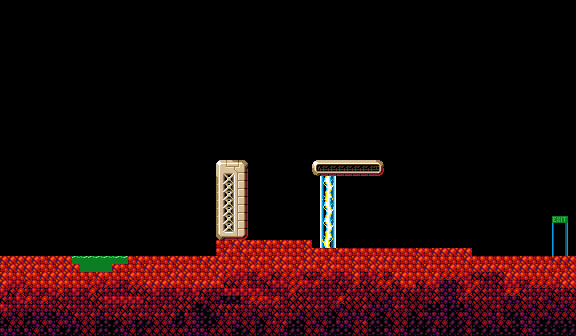

Below is a game level as drawn by its tile map, then a one-line description and the .tmx that defines it (tile-layer data replaced by summaries):
An orthogonal 72x42 tile map with 8x8 px tiles, 3 tile layers (Background (Bake), Background (Bake), Foreground) and 18 objects (10x Collision, 2x Damage, 2x EnemySpawner, Death, PlayerSpawn, ...).

<map version="1.5" tiledversion="1.7.2" orientation="orthogonal" renderorder="right-down" width="72" height="42" tilewidth="8" tileheight="8" infinite="0" nextlayerid="5" nextobjectid="22">
 <editorsettings>
  <export target="../../assets/levels/IntroLevel.xml" format="tmx" />
 </editorsettings>
 <properties>
  <property name="Background" value="IntroLevelBg" />
  <property name="Foreground" value="IntroLevelFg" />
  <property name="Name" value="Intro" />
  <property name="Parallax" value="IntroLevelParallax" />
 </properties>
 <tileset firstgid="1" source="TileSet.tsx" />
 <layer id="1" name="Background (Bake)" width="72" height="42">
  <data>[3024 cells, 821 non-empty, 40 distinct tile ids]</data>
 </layer>
 <layer id="4" name="Background (Bake)" width="72" height="42">
  <data>[3024 cells, 2 non-empty, 2 distinct tile ids]</data>
 </layer>
 <layer id="3" name="Foreground" width="72" height="42">
  <data>[3024 cells, 29 non-empty, 11 distinct tile ids]</data>
 </layer>
 <objectgroup id="2" name="Object Layer 1">
  <object id="1" name="Collision" x="0" y="256" width="72" height="80" />
  <object id="3" name="Collision" x="72" y="264" width="8" height="72" />
  <object id="4" name="Collision" x="128" y="256" width="88" height="80" />
  <object id="5" name="Collision" x="216" y="160" width="32" height="176" />
  <object id="6" name="Collision" x="312" y="248" width="160" height="88" />
  <object id="7" name="Collision" x="472" y="256" width="104" height="80" />
  <object id="8" name="Collision" x="112" y="264" width="16" height="72" />
  <object id="9" name="Collision" x="80" y="272" width="32" height="64" />
  <object id="10" name="Damage" x="72" y="256" width="56" height="8" />
  <object id="11" name="Damage" x="80" y="264" width="32" height="8" />
  <object id="12" name="Collision" x="312" y="160" width="72" height="16" />
  <object id="13" name="Collision" x="248" y="240" width="64" height="96" />
  <object id="14" name="Death" x="320" y="176" width="16" height="72" />
  <object id="15" name="PlayerSpawn" x="16" y="232" />
  <object id="16" name="LevelEnd" x="552" y="216" width="16" height="40">
   <properties>
    <property name="NextLevel" value="Test Level 3" />
   </properties>
  </object>
  <object id="18" name="EnemySpawner" x="232" y="144">
   <properties>
    <property name="Type" value="Crab" />
   </properties>
  </object>
  <object id="19" name="EnemyCollision" x="208" y="120" width="8" height="40" />
  <object id="20" name="EnemySpawner" x="192" y="240">
   <properties>
    <property name="Type" value="Crab" />
   </properties>
  </object>
 </objectgroup>
</map>
